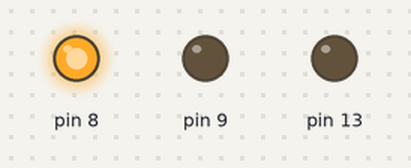
Recording of a sketch running on a simulated Arduino Uno, built with avr-gcc and run on an emulated ATmega328P. Shown: output pins drawn as LEDs (lit = HIGH).

Above: at 2.5 s.
At 6.5 s:
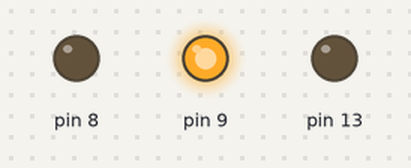
At 8.7 s:
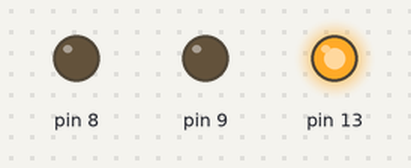
Timing chart, 0 to 12.4 s (numbered marks = the images above):
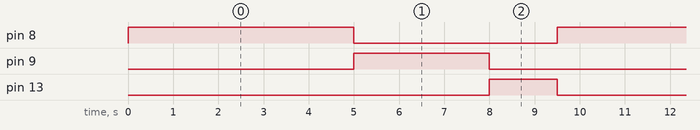

Measured:
- by itself, pin 8: alternates HIGH for 5.0 s and LOW for 4.5 s
- by itself, pin 9: alternates HIGH for 3.0 s and LOW for 6.5 s
- by itself, pin 13: alternates HIGH for 1.5 s and LOW for 8.0 s

The sketch:

classwork1.ino
```cpp
void setup() {
  // put your setup code here, to run once:

  pinMode(8,OUTPUT);
  pinMode(9,OUTPUT);
  pinMode(13,OUTPUT);
}

void loop() {
  // put your main code here, to run repeatedly:

     digitalWrite(8,HIGH);
     digitalWrite(9,LOW);
     digitalWrite(13,LOW);
     delay(5000);

     digitalWrite(8,LOW);
     digitalWrite(9,HIGH);
     digitalWrite(13,LOW);
     delay(3000);

     digitalWrite(8,LOW);
     digitalWrite(9,LOW);
     digitalWrite(13,HIGH);

     delay(1500);

}
```
